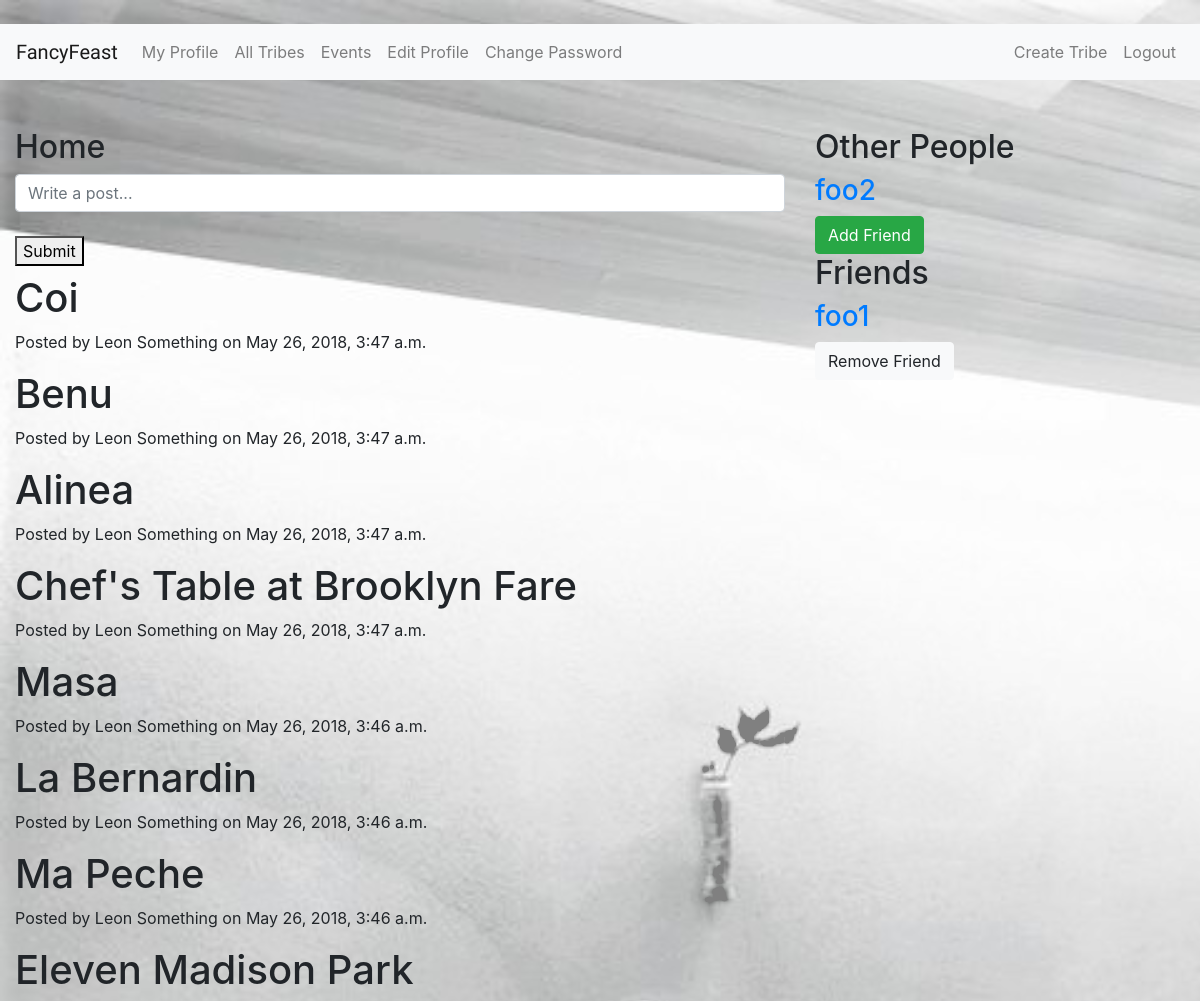
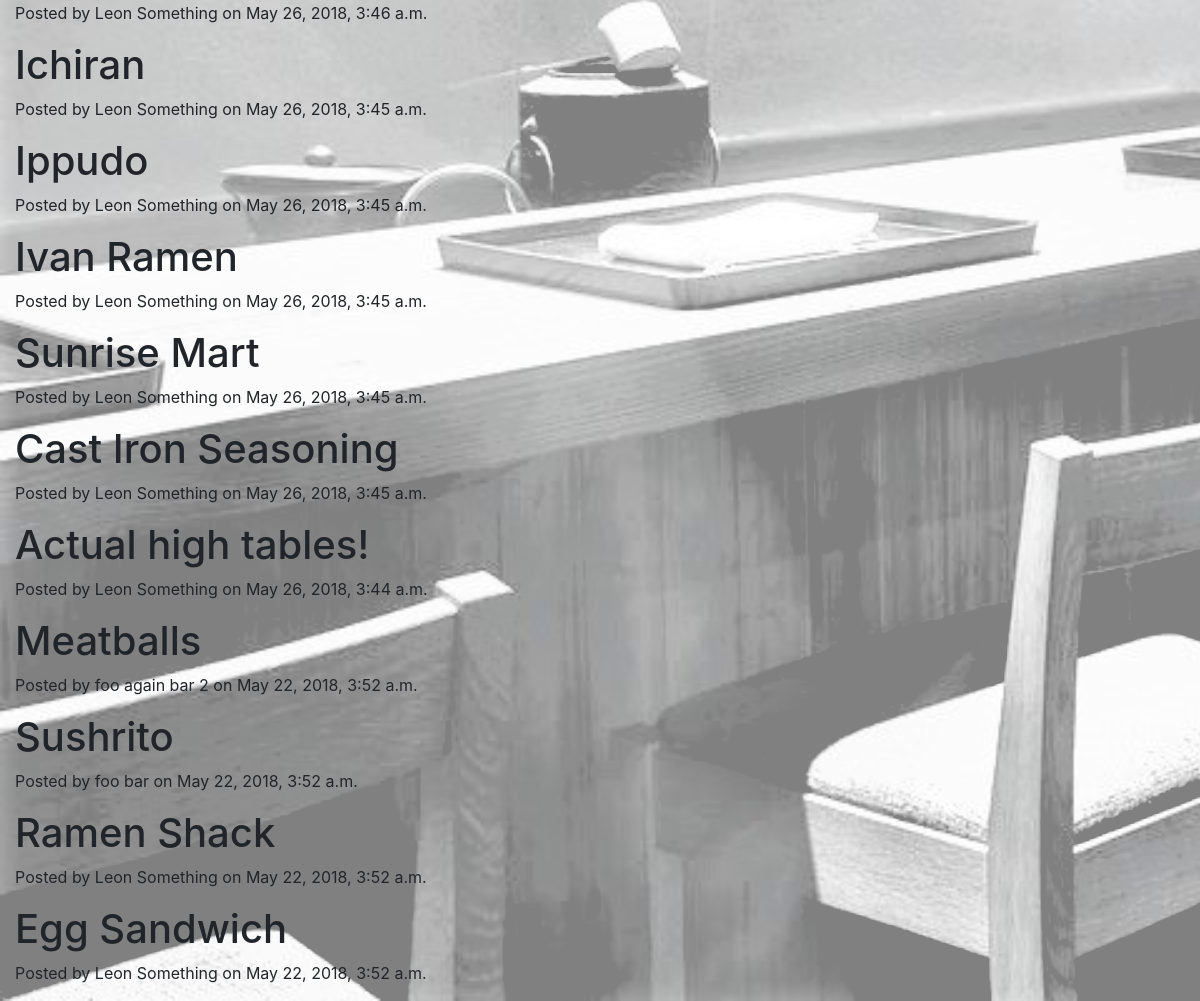
The app's page /home/ (signed in) with its own data (2 pictures, top to bottom).
### home/models.py (models this page shows)
class Post(models.Model):
    post = models.CharField(max_length=500)
    user = models.ForeignKey(User, on_delete=models.CASCADE)
    created = models.DateTimeField(auto_now_add=True)
    updated = models.DateTimeField(auto_now=True)

### home/views.py (the view, shortened to what this page needs)
# urls.py: path('', HomeView.as_view(), name='home'),
class HomeView(TemplateView):
    template_name = 'home/home.html'
    def get(self, request):
        form = HomeForm()
        posts = Post.objects.all().order_by('-created')
        users = User.objects.exclude(id=request.user.id)
        friend, created = Friend.objects.get_or_create(
            current_user=request.user
        )
        friends = friend.users.all()
        args = {
            'form': form, 'posts': posts, 'users': users, 'friends':friends
        }
        return render(request, self.template_name, args)

### home/forms.py
class HomeForm(forms.ModelForm):
    post = forms.CharField(widget=forms.TextInput(
        attrs={
            'class': 'form-control',
            'placeholder': 'Write a post...',
        }
    ))
    class Meta:
        model = Post
        fields = ('post',)

### home/templates/home/home.html (shortened to what this page needs)
{% extends 'base.html' %}
{% block body %}
<br>
<div class="container-fluid">
  <div class="row">
    <div class="col-md-8">
        <h2>Home</h2>
        <form method="post">
            {{ form.post }}
            <br>
            <button type="submit">Submit</button>
        </form>
        {% for post in posts %}
            <h1>{{ post.post }}</h1>
            <p>Posted by {{ post.user.get_full_name }} on {{ post.created }}</p>
        {% endfor %}
    </div>
    <div class="col-md-4">
        <h2>Other People</h2>
        {% for user in users %}
            {% if not user in friends %}
            <a href="{% url 'accounts:view_profile_with_pk' pk=user.pk %}">
                <h3>{{ user.username }}</h3>
            </a>
            <a href="{% url 'home:change_friends' operation='add' pk=user.pk %}">
                <button type="button" class="btn btn-success">Add Friend</button>
            </a>
            {% endif %}
        {% endfor %}
        <h2>Friends</h2>
        {% for friend in friends %}
            <a href="{% url 'accounts:view_profile_with_pk' pk=user.pk %}">
                <h3>{{ friend.username }}</h3>
            </a>
            <a href="{% url 'home:change_friends' operation='remove' pk=friend.pk %}">
                <button type="button" class="btn btn-light">Remove Friend</button>
            </a>
        {% endfor %}
    </div>
  </div>
</div>
{% endblock %}

### accounts/static/accounts/style.css (style rules this page uses)
body { background-color: grey; background-image: url(" images/background.jpg "); background-size: cover; background-blend-mode: lighten; }

### records on screen
Post: post "Coi", user.get_full_name "Leon Something", created "May 26, 2018, 3:47 a.m."
Post: post "Benu", user.get_full_name "Leon Something", created "May 26, 2018, 3:47 a.m."
Post: post "Alinea", user.get_full_name "Leon Something", created "May 26, 2018, 3:47 a.m."
Post: post "Chef's Table at Brooklyn Fare", user.get_full_name "Leon Something", created "May 26, 2018, 3:47 a.m."
Post: post "Masa", user.get_full_name "Leon Something", created "May 26, 2018, 3:46 a.m."
Post: post "La Bernardin", user.get_full_name "Leon Something", created "May 26, 2018, 3:46 a.m."
Post: post "Ma Peche", user.get_full_name "Leon Something", created "May 26, 2018, 3:46 a.m."
Post: post "Eleven Madison Park", user.get_full_name "Leon Something", created "May 26, 2018, 3:46 a.m."
Post: post "Ichiran", user.get_full_name "Leon Something", created "May 26, 2018, 3:45 a.m."
Post: post "Ippudo", user.get_full_name "Leon Something", created "May 26, 2018, 3:45 a.m."
Post: post "Ivan Ramen", user.get_full_name "Leon Something", created "May 26, 2018, 3:45 a.m."
Post: post "Sunrise Mart", user.get_full_name "Leon Something", created "May 26, 2018, 3:45 a.m."
Post: post "Cast Iron Seasoning", user.get_full_name "Leon Something", created "May 26, 2018, 3:45 a.m."
Post: post "Actual high tables!", user.get_full_name "Leon Something", created "May 26, 2018, 3:44 a.m."
Post: post "Meatballs", user.get_full_name "foo again bar 2", created "May 22, 2018, 3:52 a.m."
Post: post "Sushrito", user.get_full_name "foo bar", created "May 22, 2018, 3:52 a.m."
Post: post "Ramen Shack", user.get_full_name "Leon Something", created "May 22, 2018, 3:52 a.m."
Post: post "Egg Sandwich", user.get_full_name "Leon Something", created "May 22, 2018, 3:52 a.m."

### other values on screen
{{ user.username }} "foo2"
{{ friend.username }} "foo1"
